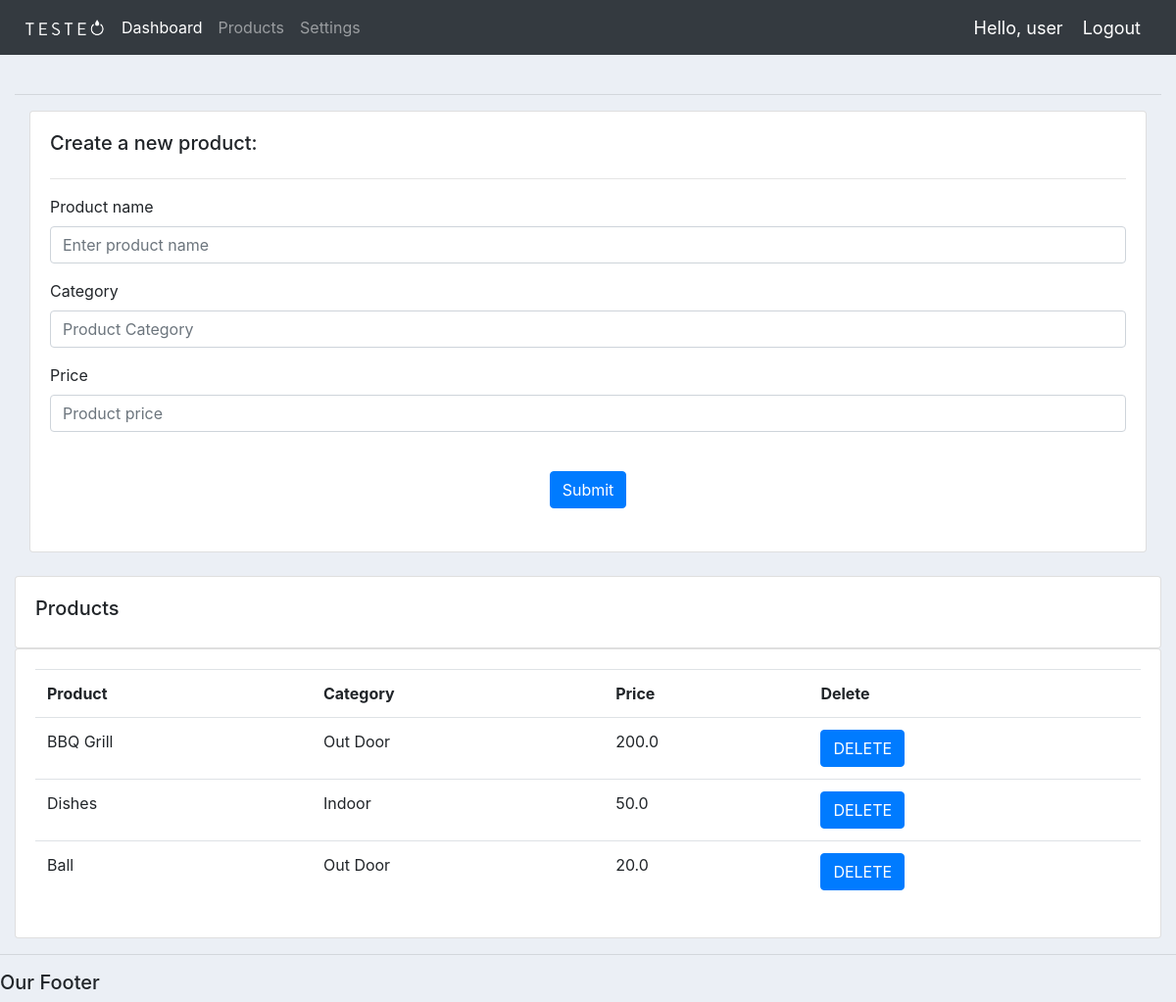
Before: /products/ (signed in) with the older database file.
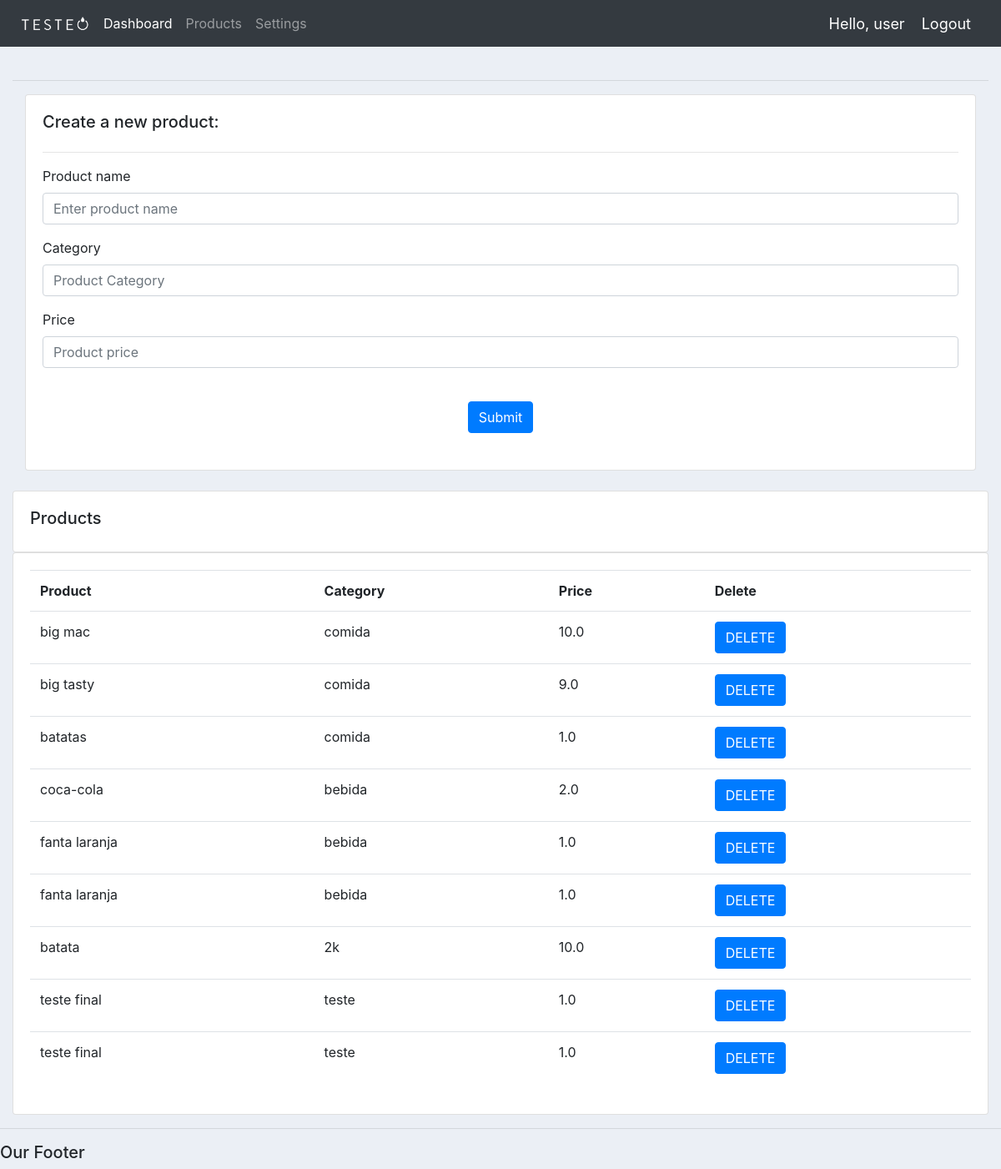
After: the same page with the newer database file.
### accounts/models.py (models this page shows, shortened)
class Product(models.Model):
	CATEGORY = (
			('Indoor', 'Indoor'),
			('Out Door', 'Out Door'),
			)
	name = models.CharField(max_length=200)
	price = models.FloatField()
	category = models.CharField(max_length=200, choices=CATEGORY)
	description = models.CharField(max_length=200, null=True, blank=True)
	date_created = models.DateTimeField(auto_now_add=True, null=True)
	tags = models.ManyToManyField(Tag)

### accounts/decorators.py (the view)
		def wrapper_func(request, *args, **kwargs):
			group = None
			if request.user.groups.exists():
				group = request.user.groups.all()[0].name
			if group in allowed_roles:
				return view_func(request, *args, **kwargs)
			else:
				return HttpResponse('You are not authorized to view this page')

### accounts/views.py (called while the page is built)
@login_required(login_url='login')
@allowed_users(allowed_roles=['customer', 'admin'])
def products(request):
	products = Product.objects.all()
	return render(request, 'accounts/products.html', {'products':products})

### accounts/templates/accounts/products.html (shortened to what this page needs)
{% extends 'accounts/main.html' %}
{% block content %}
    <br>
    <hr>
                <div class="col-md">
                    <div class="card card-body">
                        <h5>Create a new product:</h5>
                        <hr>
                            <div class="form-group mb-3">
                                <label>Product name</label>
                                <input type="text" class="form-control" name="name" placeholder="Enter product name" id="prod_name">
                            </div>
                            <div class="form-group mb-3">
                                <label>Category</label>
                                <input type="text" class="form-control" name="category" placeholder="Product Category" id="prod_cat">
                            </div>
                            <div class="form-group mb-3">
                                <label>Price</label>
                                <input type="number" class="form-control" name="price" placeholder="Product price" id="prod_price">
                            </div>
                            <div class="text-center mt-4">
                                <button type="submit" class="btn btn-primary" onclick="create_product()">Submit</button>
                            </div>
                        <br>
                    </div>
                </div>
            <br>
    <div class="row">
        <div class="col-md">
            <div class="card card-body">
                <h5>Products</h5>
            </div>
            <div class="card card-body">
                <table class="table">
                    <tr>
                        <th>Product</th>
                        <th>Category</th>
                        <th>Price</th>
                        <th>Delete</th>
                    </tr>
                    {% for i in products %}
                        <tr>
                            <td>{{i.name}}</td>
                            <td>{{i.category}}</td>
                            <td>{{i.price}}</td>
                            <td><button class="btn btn-primary" onClick="delete_product('{{i.id}}')" >DELETE</button></td>
                        </tr>
                    {% endfor %}
                </table>
            </div>
        </div>
    </div>
{% endblock content%}

Changed rows visible on the page:
removed Product: name "BBQ Grill", category "Out Door", price "200.0"
removed Product: name "Dishes", category "Indoor", price "50.0"
removed Product: name "Ball", category "Out Door", price "20.0"
added Product: name "big mac", category "comida", price "10.0"
added Product: name "big tasty", category "comida", price "9.0"
added Product: name "batatas", category "comida", price "1.0"
added Product: name "coca-cola", category "bebida", price "2.0"
added Product: name "fanta laranja", category "bebida", price "1.0"
added Product: name "fanta laranja", category "bebida", price "1.0"
added Product: name "batata", category "2k", price "10.0"
added Product: name "teste final", category "teste", price "1.0"
added Product: name "teste final", category "teste", price "1.0"
